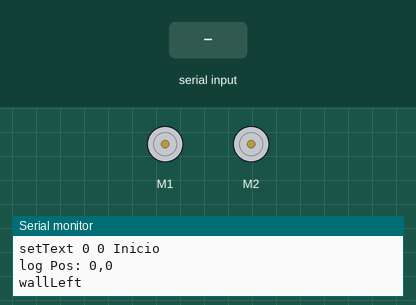
The sketch below on a simulated Arduino Uno, built with avr-gcc and run on an emulated ATmega328P. Parts: 2 × DC motor (green arrow = forward, orange = backward, longer = faster), the last lines printed to the serial monitor. Inputs (shaded band) come from the test bench.

Above: at 1.2 s.
1.3 s: "ack\n" received over Serial
At 1.6 s:
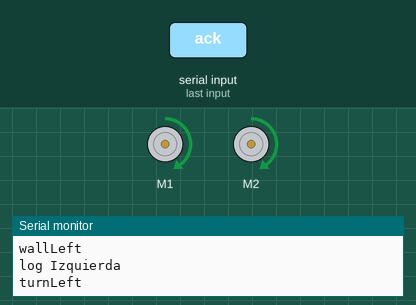
2.8 s: "true\n" received over Serial
4.3 s: "90,45\n" received over Serial
5.8 s: "30,150\n" received over Serial
At 6.3 s:
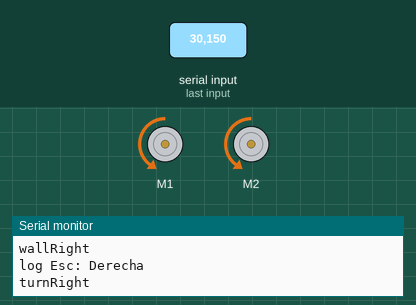
Timing chart, 0 to 8.3 s (numbered marks = the images above; inputs shaded):
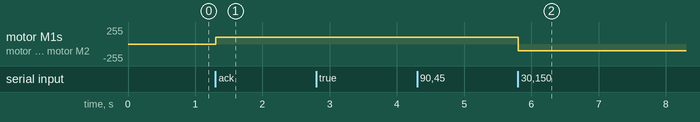

Measured:
- after the input at 1.3 s, motor M1, motor M2: stopped → forward 100/255 at once
- after the input at 5.8 s, motor M1, motor M2: forward 100/255 → backward 100/255 at once

The sketch:

mms-arduino.ino
```cpp
#include <MeMCore.h>
#include <Wire.h>
#define SIZE 16 // Tamaño del laberinto

int posX = 0, posY = 0;  // Posición inicial del robot
uint8_t visitados[SIZE][SIZE]; // Reducir a uint8_t para ahorrar memoria
bool escapando = false;
int direccionActual = 0;  // 0 = arriba, 1 = derecha, 2 = abajo, 3 = izquierda
int contadorMeta = 0;
int pasos = 0; // Contador de pasos

MeDCMotor motor_9(9);
MeDCMotor motor_10(10);

void setup() {
    Serial.begin(19200);
    log("Bob conectado");
    setColor(0, 0, 'G');
    setText(0, 0, "Inicio");

    memset(visitados, 0, sizeof(visitados)); // Inicializar matriz de visitas
}

void loop() {
    // VERIFICAR SI SE LLEGÓ A LA META
     // Verificar si se llegó al centro del laberinto
    if (posX == SIZE / 2 && posY == SIZE / 2) {
        log("¡¡¡¡¡¡Meta detectada!!!!!!");
        log("Pasos: " + String(pasos));
        delay(5000);
        return;
    }

    char buffer[30];
    sprintf(buffer, "Pos: %d,%d", posX, posY);
    log(buffer);

    visitados[posX][posY]++;
    pasos++;  // Contar cada movimiento

    if (visitados[posX][posY] > 1 && !escapando) {
        escapando = true;
        log("Escape activado...");
    }

    // MODO ESCAPE
    if (escapando) {
        if (hayCeldaNuevaDerecha()) {
            log("Esc: Derecha");
            girarDerecha();
            moveForward();
            actualizarPosicion();
            escapando = false;
            return;
        }
        if (hayCeldaNuevaFrente() && visitados[posX][posY] > 4) {
            log("Esc: Frente");
            moveForward();
            actualizarPosicion();
            escapando = false;
            return;
        }
        if (!wallRight() && visitados[posX][posY] > 6){
            log("Esc: Ultima derecha");
            girarDerecha();
            moveForward();
            actualizarPosicion();
            escapando = false;
            return;
        }
        if (!wallFront() && visitados[posX][posY] > 6){
            log("Esc: Ultima frente");
            moveForward();
            actualizarPosicion();
            escapando = false;
            return;
        }
    }

    // ESTRATEGIA DE LA MANO IZQUIERDA
    if (!wallLeft()) {
        log("Izquierda");
        girarIzquierda();
        moveForward();
        actualizarPosicion();
    } else if (!wallFront()) {
        log("Avanza");
        moveForward();
        actualizarPosicion();
    } else if (!wallRight()) {
        log("Derecha");
        girarDerecha();
        moveForward();
        actualizarPosicion();
    } else {
        log("Giro 180");
        girar180();
    }
}
```

API.ino
```cpp
// ----- API -----

void log(String message) {
    Serial.print("log " + message + "\n");
}

int mazeWidth() {
    return getInteger("mazeWidth");
}

int mazeHeight() {
    return getInteger("mazeHeight");
}

bool wallFront() {
    return getBoolean("wallFront");
}

bool wallRight() {
    return getBoolean("wallRight");
}

bool wallLeft() {
    return getBoolean("wallLeft");
}

bool moveForward() {
    //pasos++;
    //move(1,100);
    return getAck("moveForward");
}


void turnRight() {

    getAck("turnRight");
}

void turnLeft() {

    getAck("turnLeft");
}

void setWall(int x, int y, char direction) {
    Serial.print(
        "setWall "
        + String(x) + " "
        + String(y) + " "
        + String(direction) + "\n"
    );
}

void clearWall(int x, int y, char direction) {
    Serial.print(
        "clearWall "
        + String(x) + " "
        + String(y) + " "
        + String(direction) + "\n"
    );
}

void setColor(int x, int y, char color) {
    Serial.print(
        "setColor "
        + String(x) + " "
        + String(y) + " "
        + String(color) + "\n"
    );
}

void clearColor(int x, int y) {
    Serial.print(
        "clearColor "
        + String(x) + " "
        + String(y) + "\n"
    );
}

void clearAllColor() {
    Serial.print("clearAllColor\n");
}

void setText(int x, int y, String text) {
    Serial.print(
        "setText "
        + String(x) + " "
        + String(y) + " "
        + text + "\n"
    );
}

void clearText(int x, int y) {
    Serial.print(
        "clearText "
        + String(x) + " "
        + String(y) + "\n"
    );
}

void clearAllText() {
    Serial.print("clearAllText\n");
}

bool wasReset() {
    return getBoolean("wasReset");
}

void ackReset() {
    getAck("ackReset");
}

// ----- Helpers -----

String readline() {
    String response = "";
    while (response == "") {
        response = Serial.readStringUntil('\n');
    }
    return response;
}

String communicate(String command) {
    Serial.print(command + "\n");
    return readline();
}

bool getAck(String command) {
    String response = communicate(command);
    return response == "ack";
}

bool getBoolean(String command) {
    String response = communicate(command);
    return response == "true";
}

int getInteger(String command) {
    String response = communicate(command);
    return response.toInt();
}


/// /////////////////////FUNCIONES /////////////////////////////////
// Función para actualizar la posición basada en la dirección actual
void actualizarPosicion() {
    if (direccionActual == 0 && posY < SIZE - 1) posY++;  // Arriba
    else if (direccionActual == 1 && posX < SIZE - 1) posX++;  // Derecha
    else if (direccionActual == 2 && posY > 0) posY--;  // Abajo
    else if (direccionActual == 3 && posX > 0) posX--;  // Izquierda
}


// Funciones para girar y actualizar dirección
void girarIzquierda() {
    move(3,100);
    direccionActual = (direccionActual + 3) % 4;
    turnLeft();
}

void girarDerecha() {
    move(4,100);
    direccionActual = (direccionActual + 1) % 4;
    turnRight();
}

void girar180() {
    direccionActual = (direccionActual + 2) % 4;
    turnRight();
    move(4,100);
    turnRight();
    move(4,100);
}


// Función para verificar si hay una celda sin visitas en una dirección dada
bool hayCeldaNueva(int direccion) {
    int newX = posX, newY = posY;

    if (direccion == 0) newY++;  // Arriba
    else if (direccion == 1) newX++;  // Derecha
    else if (direccion == 2) newY--;  // Abajo
    else if (direccion == 3) newX--;  // Izquierda

    return visitados[newX][newY] == 0;
}

// Función para verificar si hay una celda sin visitas a la derecha y sin pared
bool hayCeldaNuevaDerecha() {
    return !wallRight() && hayCeldaNueva((direccionActual + 1) % 4);
}

// Función para verificar si hay una celda sin visitas al frente y sin pared
bool hayCeldaNuevaFrente() {
    return !wallFront() && hayCeldaNueva(direccionActual);
}


//////////////////////////////FUNCIONES MBOT /////////////////////////////

void move(int direction, int speed) {
  int leftSpeed = 0;
  int rightSpeed = 0;
  if(direction == 1) { //avanzar
    leftSpeed = speed;
    rightSpeed = speed;
  } else if(direction == 2) { //retroceder
    leftSpeed = -speed;
    rightSpeed = -speed;
  } else if(direction == 3) { // izquierda
    leftSpeed = -speed;
    rightSpeed = speed;
  } else if(direction == 4) { // derecha
    leftSpeed = speed;
    rightSpeed = -speed;
  }
  motor_9.run((9) == M1 ? -(leftSpeed) : (leftSpeed));
  motor_10.run((10) == M1 ? -(rightSpeed) : (rightSpeed));
}
```
